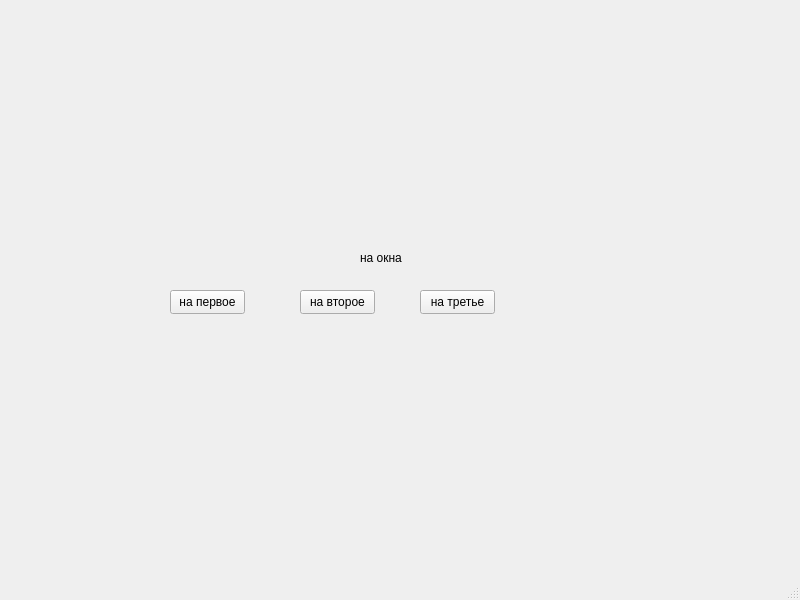
<?xml version="1.0" encoding="UTF-8"?>
<ui version="4.0">
 <class>MainWindow</class>
 <widget class="QMainWindow" name="MainWindow">
  <property name="geometry">
   <rect>
    <x>0</x>
    <y>0</y>
    <width>800</width>
    <height>600</height>
   </rect>
  </property>
  <property name="windowTitle">
   <string>MainWindow</string>
  </property>
  <widget class="QWidget" name="centralwidget">
   <widget class="QPushButton" name="pushButton_first">
    <property name="geometry">
     <rect>
      <x>170</x>
      <y>290</y>
      <width>75</width>
      <height>24</height>
     </rect>
    </property>
    <property name="text">
     <string>на первое</string>
    </property>
   </widget>
   <widget class="QLabel" name="label">
    <property name="geometry">
     <rect>
      <x>360</x>
      <y>250</y>
      <width>49</width>
      <height>16</height>
     </rect>
    </property>
    <property name="text">
     <string>на окна</string>
    </property>
   </widget>
   <widget class="QPushButton" name="pushButton_second">
    <property name="geometry">
     <rect>
      <x>300</x>
      <y>290</y>
      <width>75</width>
      <height>24</height>
     </rect>
    </property>
    <property name="text">
     <string>на второе</string>
    </property>
   </widget>
   <widget class="QPushButton" name="pushButton_third">
    <property name="geometry">
     <rect>
      <x>420</x>
      <y>290</y>
      <width>75</width>
      <height>24</height>
     </rect>
    </property>
    <property name="text">
     <string>на третье</string>
    </property>
   </widget>
  </widget>
  <widget class="QMenuBar" name="menubar">
   <property name="geometry">
    <rect>
     <x>0</x>
     <y>0</y>
     <width>800</width>
     <height>22</height>
    </rect>
   </property>
  </widget>
  <widget class="QStatusBar" name="statusbar"/>
 </widget>
 <resources/>
 <connections/>
</ui>
